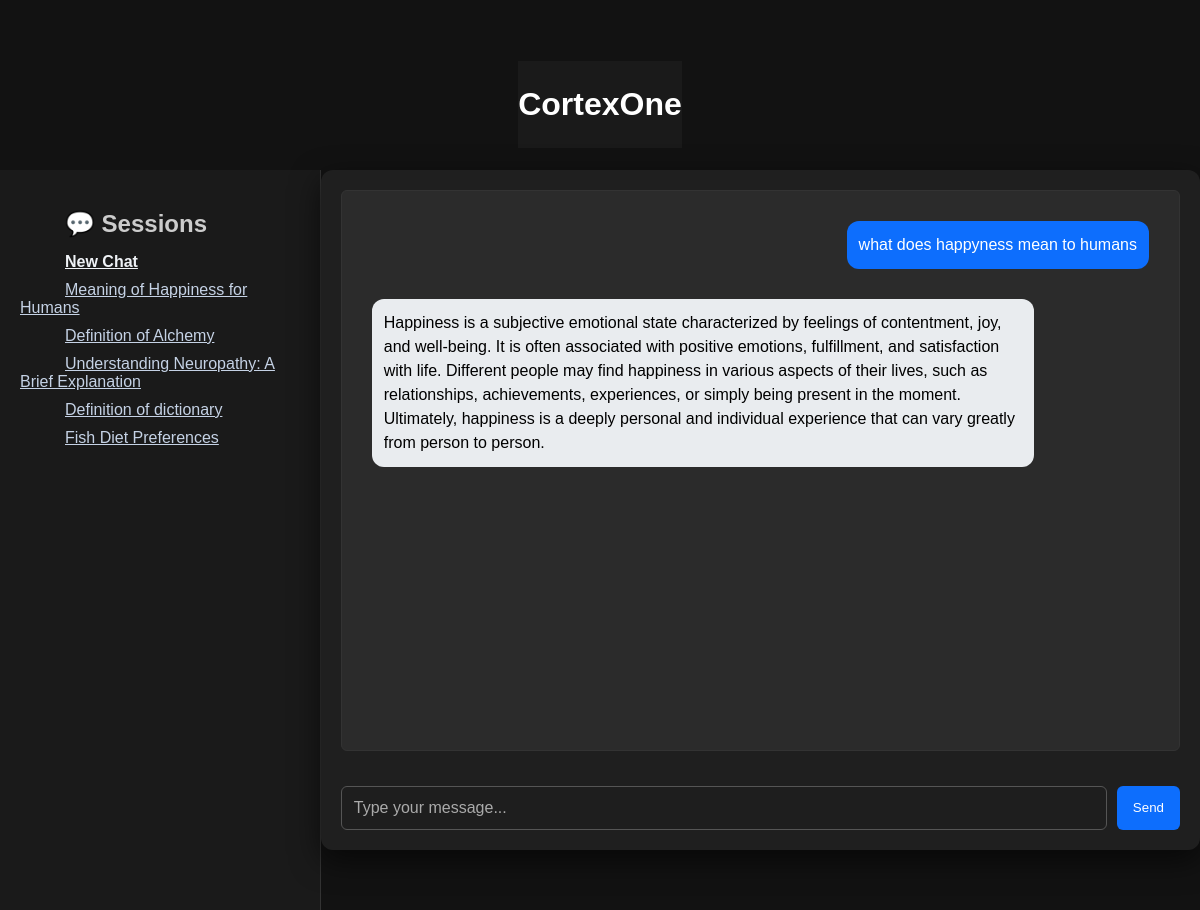
/session/53a9b840-112d-42ab-b376-16261fa65b6f, run on the app's committed database.
### tables this page shows
CREATE TABLE chats (
            id INTEGER PRIMARY KEY AUTOINCREMENT,
            user_message TEXT NOT NULL,
            response TEXT NOT NULL,
            timestamp DATETIME DEFAULT CURRENT_TIMESTAMP,
            session_id TEXT,
            session_name TEXT
        );

### app.py (the view)
@app.route('/session/<session_id>')
def load_session(session_id):
    conn = sqlite3.connect('chat_history.db')
    c = conn.cursor()
    c.execute("SELECT user_message, response FROM chats WHERE session_id = ? ORDER BY timestamp", (session_id,))
    chats = c.fetchall()
    c.execute("""
        SELECT DISTINCT session_id, session_name, MIN(timestamp)
        FROM chats
        WHERE session_name IS NOT NULL
        GROUP BY session_id
        ORDER BY MIN(timestamp) DESC
    """)
    sessions = c.fetchall()
    conn.close()
    session['session_id'] = session_id
    return render_template('chat.html', chats=chats, sessions=sessions)

### templates/chat.html (shortened to what this page needs)
<!DOCTYPE html>
<html>
<head>
    <link rel="stylesheet" href="{{ url_for('static', filename='style.css') }}">
</head>
<body style="margin: 0; font-family: sans-serif; background-color: #121212; color: white;">
    <h1 style="text-align: center; color: white; background-color: #1a1a1a; padding: 25px 0; margin: 1;">
        CortexOne
    </h1>
    <div style="display: flex; width: 100%; height: calc(100vh - 60px);">
        <div style="width: 30%; max-width: 300px; background-color: #1a1a1a; padding: 20px; border-right: 1px solid #333; overflow-y: auto;">
            <h2 style="color: #ccc; margin-bottom: 15px; padding-left: 45px;">💬 Sessions</h2>
            <div style="margin-bottom: 10px;">
                <a href="/new" style="color: #eff2f6; font-weight: bold; padding-left: 45px;"> New Chat</a>
            </div>
            {% for session_id, name, timestamp in sessions %}
                <div style="margin-bottom: 10px;">
                    <a href="/session/{{ session_id }}" style="color: #c5d2e5;  padding-left: 45px;">
                        {{ name or 'Untitled Session' }}
                    </a>
                </div>
            {% endfor %}
        </div>
        <div class="chat-container" style="flex-grow: 1; padding: 20px; display: flex; flex-direction: column; overflow-y: auto;">
            <div id="chat-box" style="flex-grow: 1; overflow-y: auto;">
                {% if chats %}
                    {% for user_msg, response in chats %}
                        <div class="chat-bubble user">{{ user_msg }}</div>
                        <div class="chat-bubble bot">{{ response }}</div>
                    {% endfor %}
                {% endif %}
            </div>
            <div class="input-area" style="margin-top: 20px;">
                <input type="text" id="user-input" placeholder="Type your message..." style="width: 80%;">
                <button onclick="sendMessage()">Send</button>
            </div>
        </div>
    </div>
</body>
</html>

### static/style.css (style rules this page uses)
body { font-family: 'Segoe UI', Tahoma, Geneva, Verdana, sans-serif; background-color: #121212; color: #e0e0e0; margin: 0; padding-top: 40px; display: flex; flex-direction: column; align-items: center; }
.chat-container { background: #1f1f1f; padding: 25px 30px; border-radius: 12px; box-shadow: 0 10px 30px rgba(0, 0, 0, 0.6); width: 90%; max-width: 900px; display: flex; flex-direction: column; height: 80vh; }
#chat-box { flex: 1; overflow-y: auto; border: 1px solid #333; padding: 20px; margin-bottom: 15px; border-radius: 6px; background: #2b2b2b; display: flex; flex-direction: column; gap: 10px; }
.input-area { display: flex; gap: 10px; }
#user-input { flex: 1; padding: 12px; font-size: 16px; background-color: #1e1e1e; color: #e0e0e0; border: 1px solid #555; border-radius: 6px; }
.chat-bubble { margin: 10px; padding: 12px; border-radius: 12px; max-width: 80%; line-height: 1.5; }
.chat-bubble.user { background-color: #0d6efd; color: white; text-align: right; margin-left: auto; }
.chat-bubble.bot { background-color: #e9ecef; color: black; text-align: left; margin-right: auto; }
#user-input::placeholder { color: #aaa; }
button { padding: 10px 16px; background-color: #0d6efd; color: white; border: none; border-radius: 6px; cursor: pointer; transition: background-color 0.3s ease; }

### data on the page
chats: user_message "what does happyness mean to humans", response "Happiness is a subjective emotional state characterized by feelings of contentment, joy, and well-being. It is often associated with positive emotions, fulfillment, and satisfaction with life. Different people may find happiness in various aspects of their lives, such as relationships, achievements, experiences, or simply being present in the moment. Ultimately, happiness is a deeply personal and individual experience that can vary greatly from person to person."

### other printed values
{{ name or 'Untitled Session' }} "Meaning of Happiness for Humans" "Definition of Alchemy" "Understanding Neuropathy: A Brief Explanation" "Definition of dictionary" "Fish Diet Preferences"
